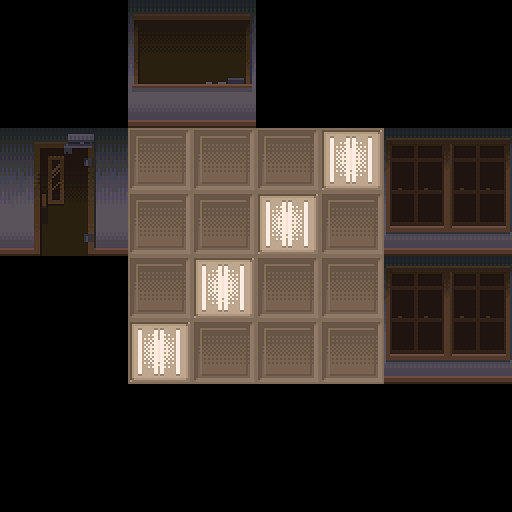

A level layout from a 2D game, rendered from its tile map. Below: a short description, then the map file with its tile-grid data intact:
An orthogonal 4x4 tile map with 128x128 px tiles, 3 tile layers (Floor, Ceiling, Walls) and 5 objects (Default, ActivateWest, Enter).

<map version="1.5" tiledversion="1.7.2" orientation="orthogonal" renderorder="right-down" width="4" height="4" tilewidth="128" tileheight="128" infinite="0" nextlayerid="8" nextobjectid="36">
 <properties>
  <property name="AmbientLight" type="float" value="0.25" />
  <property name="Name" value="English Class" />
  <property name="Wall" value="ClassroomWall" />
 </properties>
 <tileset firstgid="1" source="Walls.tsx" />
 <layer id="1" name="Floor" width="4" height="4">
  <data encoding="csv">
0,0,0,0,
0,4,4,0,
0,4,4,0,
0,0,0,0
</data>
 </layer>
 <layer id="3" name="Ceiling" width="4" height="4">
  <data encoding="csv">
0,0,0,0,
0,11,9,0,
0,9,11,0,
0,0,0,0
</data>
 </layer>
 <layer id="4" name="Walls" width="4" height="4">
  <data encoding="csv">
0,3,0,0,
6,0,0,13,
0,0,0,13,
0,0,0,0
</data>
 </layer>
 <objectgroup id="2" name="Spawns">
  <object id="33" name="Default" x="128" y="128" width="128" height="128">
   <properties>
    <property name="Direction" value="East" />
   </properties>
  </object>
 </objectgroup>
 <objectgroup id="5" name="Events">
  <object id="32" name="Door to Foyer" type="ActivateWest" x="0" y="128" width="128" height="128">
   <properties>
    <property name="Script" value="ChangeMap SchoolOrigin FromClass7" />
   </properties>
  </object>
  <object id="35" name="More Advice" type="Enter" x="128" y="128" width="128" height="128">
   <properties>
    <property name="Script">Conversation GameAdvice2
DisableEvent</property>
   </properties>
  </object>
 </objectgroup>
 <objectgroup id="6" name="Lighting">
  <object id="29" x="128" y="256" width="128" height="128" />
  <object id="30" x="256" y="128" width="128" height="128" />
 </objectgroup>
 <objectgroup id="7" name="Walls" />
</map>
